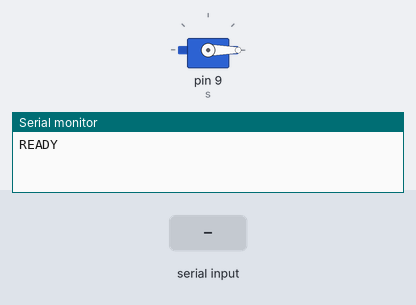
A sketch run on a simulated Arduino Nano, built with avr-gcc and run on an emulated ATmega328P. On the bench: servo, the last lines printed to the serial monitor. The inputs (shaded band) are chosen by the test bench.

Above: at 1.7 s.
1.8 s: "GRANT\n" received over Serial
At 2.27 s:
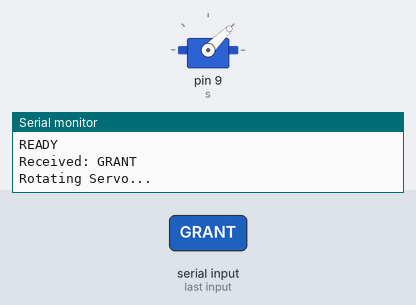
At 4.1 s:
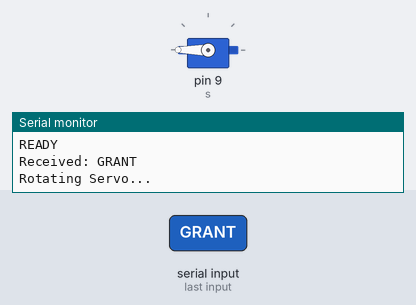
4.8 s: "DENY\n" received over Serial
At 5.09 s:
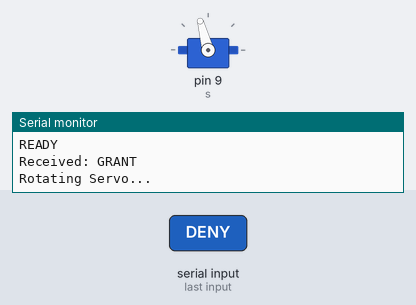
7.3 s: "1\n" received over Serial
Timing chart, 0 to 10.3 s (numbered marks = the images above; inputs shaded):
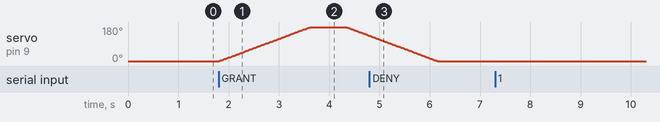

The sketch:

ANPR_servo_arduino_nano.ino
```cpp
#include <Servo.h>

Servo s;
String input = "";

void setup() {
  Serial.begin(9600);
  s.attach(9);
  s.write(0);
  delay(500);
  Serial.println("READY");
}

void loop() {

  if (Serial.available()) {

    input = Serial.readStringUntil('\n');   // 🔥 FIXED
    input.trim();

    Serial.print("Received: ");

    Serial.println(input);

    // ---------- ACCESS GRANTED ----------
    if (input == "GRANT") {
      Serial.println("Rotating Servo...");

      for (int pos = 0; pos <= 180; pos++) {
        s.write(pos);
        delay(10);
      }
      delay(700);
      for (int pos = 180; pos >= 0; pos--) {
        s.write(pos);
        delay(10);
      }

      Serial.println("Done.");
    }

    // ---------- ACCESS DENIED ----------
    if (input == "DENY") {
      Serial.println("Denied. Servo at 0 degree.");
      s.write(0);
    }
  }
}
```

Measured:
- after the input at 1.8 s, servo on pin 9 (s): rises from 0° to 180° in 1.8 s, then falls to 135° in 1.2 s
